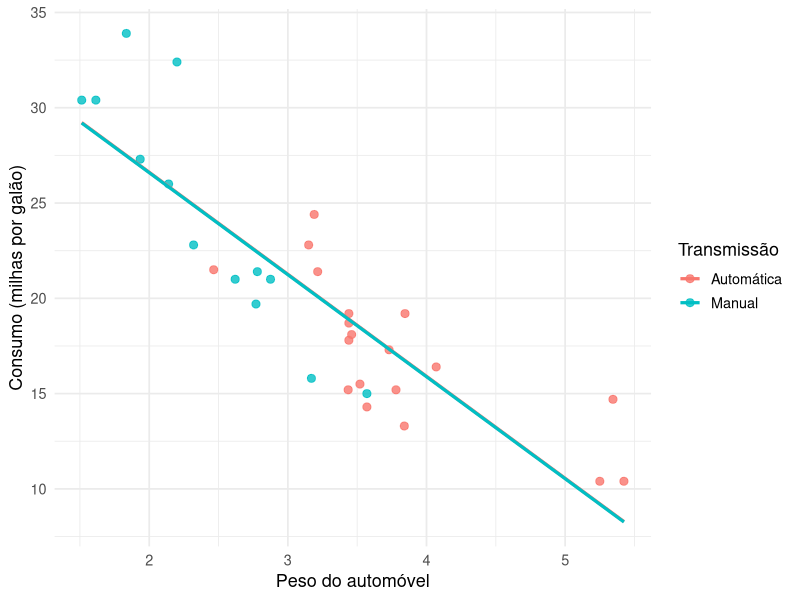
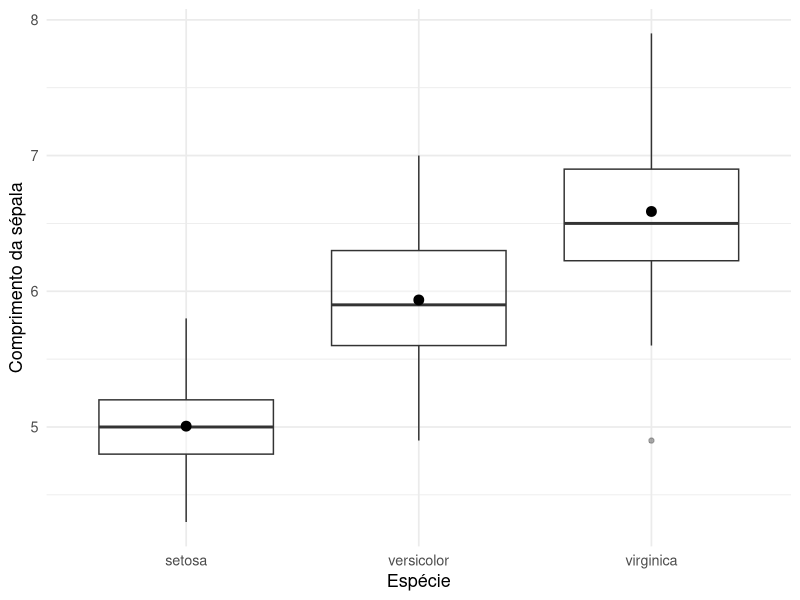
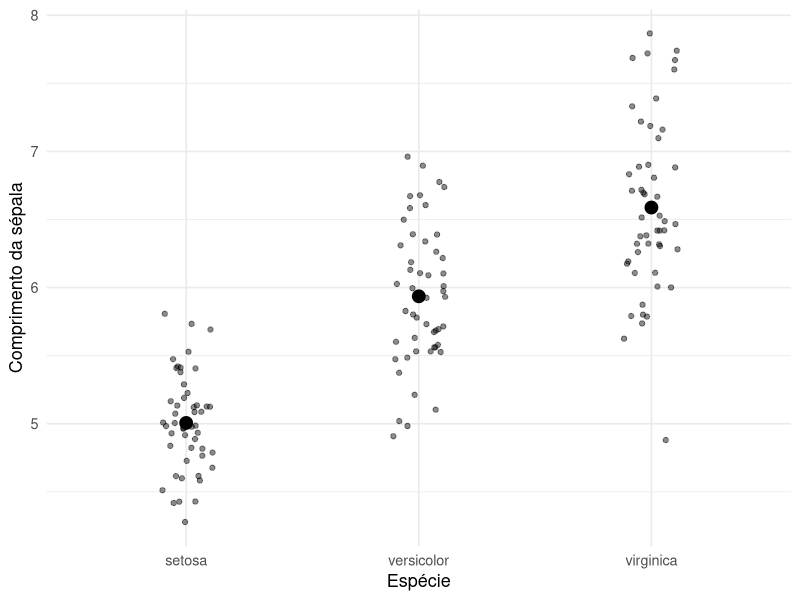
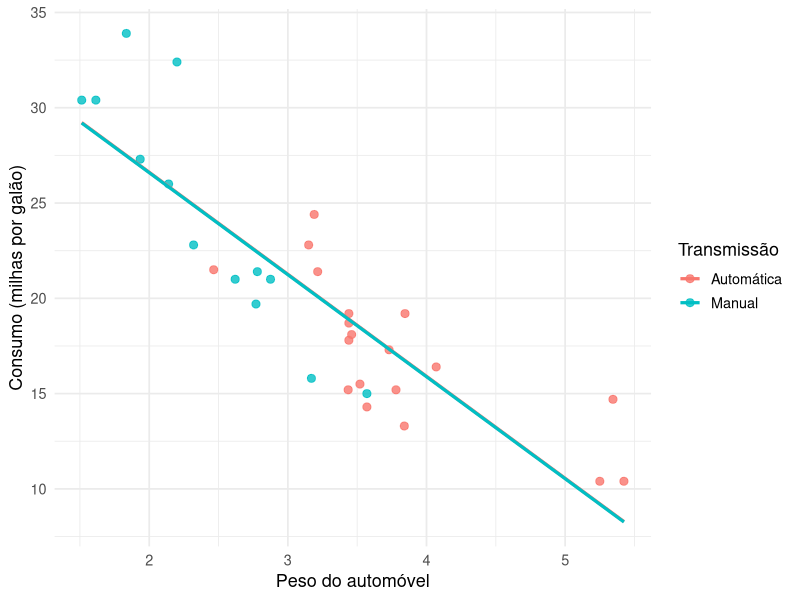
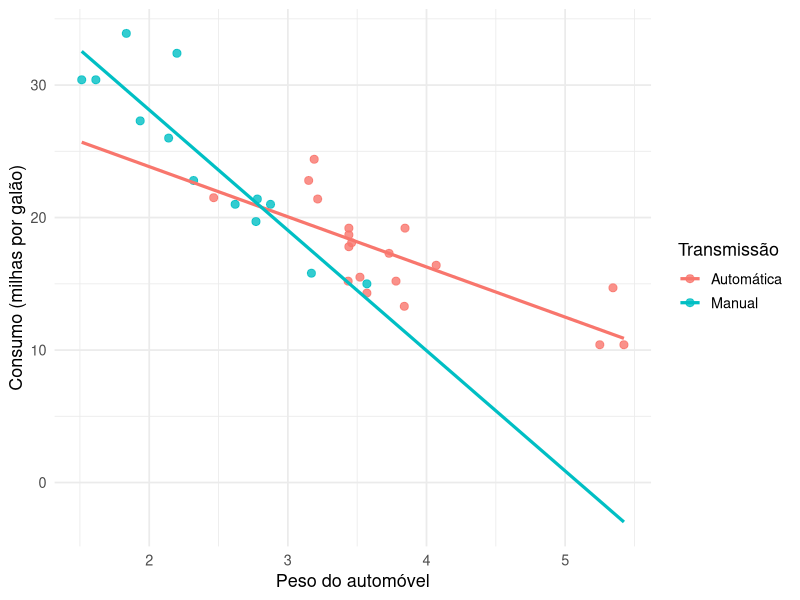

Reproduce these figures in R, in order.
## ---- chunk 1
#| label: fig-dummy-retas-paralelas
#| fig-cap: "Efeito de uma variável dummy binária: deslocamento no intercepto com inclinação comum."
#| warning: false
#| message: false
#| echo: false

library(ggplot2)

dados_mtcars <- mtcars

dados_mtcars$am <- factor(
  dados_mtcars$am,
  levels = c(0, 1),
  labels = c("Automática", "Manual")
)

modelo_paralelo <- lm(mpg ~ wt + am, data = dados_mtcars)

grid_pred <- expand.grid(
  wt = seq(
    min(dados_mtcars$wt),
    max(dados_mtcars$wt),
    length.out = 100
  ),
  am = levels(dados_mtcars$am)
)

grid_pred$mpg_pred <- predict(
  modelo_paralelo,
  newdata = grid_pred
)

ggplot(dados_mtcars, aes(x = wt, y = mpg, color = am)) +
  geom_point(size = 2.4, alpha = 0.8) +
  geom_line(
    data = grid_pred,
    aes(x = wt, y = mpg_pred, color = am),
    linewidth = 1.1
  ) +
  labs(
    x = "Peso do automóvel",
    y = "Consumo (milhas por galão)",
    color = "Transmissão"
  ) +
  theme_minimal(base_size = 13)
## ---- chunk 2
#| label: fig-dummies-multiplas-categorias
#| fig-cap: "Médias por categoria: representação visual de um fator com múltiplos níveis."
#| warning: false
#| message: false
#| echo: false

library(ggplot2)

ggplot(iris, aes(x = Species, y = Sepal.Length)) +
  geom_boxplot(alpha = 0.4) +
  stat_summary(
    fun = mean,
    geom = "point",
    size = 3
  ) +
  labs(
    x = "Espécie",
    y = "Comprimento da sépala"
  ) +
  theme_minimal(base_size = 13)
## ---- chunk 3
#| label: fig-anova-como-regressao
#| fig-cap: "Comparação de médias entre grupos: interpretação da ANOVA como modelo linear com dummies."
#| warning: false
#| message: false
#| echo: false

library(ggplot2)

medias_iris <- aggregate(
  Sepal.Length ~ Species,
  data = iris,
  FUN = mean
)

ggplot(iris, aes(x = Species, y = Sepal.Length)) +
  geom_jitter(width = 0.12, alpha = 0.45) +
  geom_point(
    data = medias_iris,
    aes(x = Species, y = Sepal.Length),
    size = 4
  ) +
  labs(
    x = "Espécie",
    y = "Comprimento da sépala"
  ) +
  theme_minimal(base_size = 13)
## ---- chunk 4
#| label: fig-ancova-retas-paralelas
#| fig-cap: "Modelo com dummy e variável quantitativa: retas paralelas entre grupos."
#| warning: false
#| message: false
#| echo: false

library(ggplot2)

mod_paralelo <- lm(mpg ~ wt + am, data = dados_mtcars)

grid_paralelo <- expand.grid(
  wt = seq(min(dados_mtcars$wt), max(dados_mtcars$wt), length.out = 100),
  am = levels(dados_mtcars$am)
)

grid_paralelo$mpg_ajustado <- predict(mod_paralelo, newdata = grid_paralelo)

ggplot(dados_mtcars, aes(x = wt, y = mpg, color = am)) +
  geom_point(size = 2.4, alpha = 0.8) +
  geom_line(
    data = grid_paralelo,
    aes(x = wt, y = mpg_ajustado, color = am),
    linewidth = 1.1
  ) +
  labs(
    x = "Peso do automóvel",
    y = "Consumo (milhas por galão)",
    color = "Transmissão"
  ) +
  theme_minimal(base_size = 13)
## ---- chunk 5
#| label: fig-interacao-dummy-quantitativa
#| fig-cap: "Modelo com interação: retas com interceptos e inclinações diferentes entre grupos."
#| warning: false
#| message: false
#| echo: false

library(ggplot2)

mod_interacao <- lm(mpg ~ wt * am, data = dados_mtcars)

grid_interacao <- expand.grid(
  wt = seq(min(dados_mtcars$wt), max(dados_mtcars$wt), length.out = 100),
  am = levels(dados_mtcars$am)
)

grid_interacao$mpg_ajustado <- predict(mod_interacao, newdata = grid_interacao)

ggplot(dados_mtcars, aes(x = wt, y = mpg, color = am)) +
  geom_point(size = 2.4, alpha = 0.8) +
  geom_line(
    data = grid_interacao,
    aes(x = wt, y = mpg_ajustado, color = am),
    linewidth = 1.1
  ) +
  labs(
    x = "Peso do automóvel",
    y = "Consumo (milhas por galão)",
    color = "Transmissão"
  ) +
  theme_minimal(base_size = 13)
